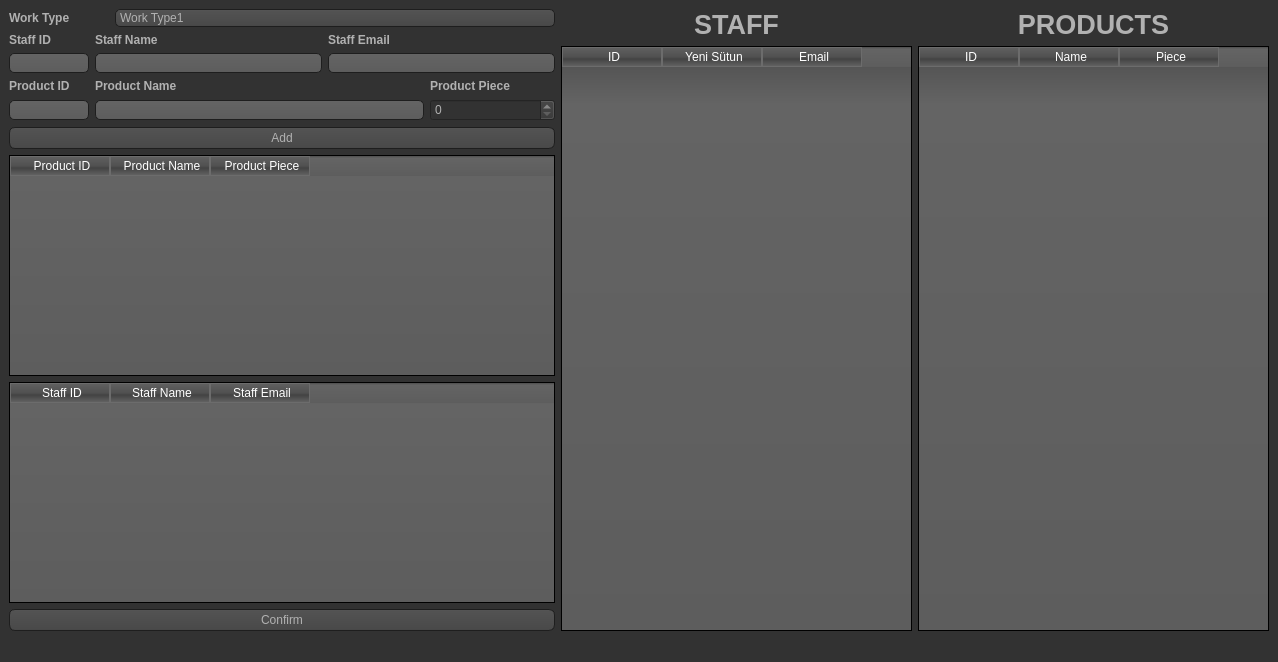
<?xml version="1.0" encoding="UTF-8"?>
<ui version="4.0">
 <class>MainWindow</class>
 <widget class="QMainWindow" name="MainWindow">
  <property name="geometry">
   <rect>
    <x>0</x>
    <y>0</y>
    <width>1278</width>
    <height>662</height>
   </rect>
  </property>
  <property name="minimumSize">
   <size>
    <width>1261</width>
    <height>606</height>
   </size>
  </property>
  <property name="windowTitle">
   <string>MainWindow</string>
  </property>
  <property name="styleSheet">
   <string notr="true">QToolTip
{
     border: 1px solid black;
     background-color: #ffa02f;
     padding: 1px;
     border-radius: 3px;
     opacity: 100;
}

QWidget
{
    color: #b1b1b1;
    background-color: #323232;
}

QWidget:item:hover
{
    background-color: QLinearGradient( x1: 0, y1: 0, x2: 0, y2: 1, stop: 0 #ffa02f, stop: 1 #ca0619);
    color: #000000;
}

QWidget:item:selected
{
    background-color: QLinearGradient( x1: 0, y1: 0, x2: 0, y2: 1, stop: 0 #ffa02f, stop: 1 #d7801a);
}

QMenuBar::item
{
    background: transparent;
}

QMenuBar::item:selected
{
    background: transparent;
    border: 1px solid #ffaa00;
}

QMenuBar::item:pressed
{
    background: #444;
    border: 1px solid #000;
    background-color: QLinearGradient(
        x1:0, y1:0,
        x2:0, y2:1,
        stop:1 #212121,
        stop:0.4 #343434/*,
        stop:0.2 #343434,
        stop:0.1 #ffaa00*/
    );
    margin-bottom:-1px;
    padding-bottom:1px;
}

QMenu
{
    border: 1px solid #000;
}

QMenu::item
{
    padding: 2px 20px 2px 20px;
}

QMenu::item:selected
{
    color: #000000;
}

QWidget:disabled
{
    color: #404040;
    background-color: #323232;
}

QAbstractItemView
{
    background-color: QLinearGradient( x1: 0, y1: 0, x2: 0, y2: 1, stop: 0 #4d4d4d, stop: 0.1 #646464, stop: 1 #5d5d5d);
}

QWidget:focus
{
    /*border: 2px solid QLinearGradient( x1: 0, y1: 0, x2: 0, y2: 1, stop: 0 #ffa02f, stop: 1 #d7801a);*/
}

QLineEdit
{
    background-color: QLinearGradient( x1: 0, y1: 0, x2: 0, y2: 1, stop: 0 #4d4d4d, stop: 0 #646464, stop: 1 #5d5d5d);
	color: white;
    padding: 1px;
    border-style: solid;
    border: 1px solid #1e1e1e;
    border-radius: 5;
}
QLineEdit:disabled
{
background-color: QLinearGradient( x1: 0, y1: 0, x2: 0, y2: 1, stop: 0 #4d4d4d, stop: 0 #646464, stop: 1 #5d5d5d);
color: white;
}

QPushButton
{
    color: #b1b1b1;
    background-color: QLinearGradient( x1: 0, y1: 0, x2: 0, y2: 1, stop: 0 #565656, stop: 0.1 #525252, stop: 0.5 #4e4e4e, stop: 0.9 #4a4a4a, stop: 1 #464646);
    border-width: 1px;
    border-color: #1e1e1e;
    border-style: solid;
    border-radius: 6;
    padding: 3px;
    font-size: 12px;
    padding-left: 5px;
    padding-right: 5px;
}

QPushButton:pressed
{
    background-color: QLinearGradient( x1: 0, y1: 0, x2: 0, y2: 1, stop: 0 #2d2d2d, stop: 0.1 #2b2b2b, stop: 0.5 #292929, stop: 0.9 #282828, stop: 1 #252525);
}

QComboBox
{
    selection-background-color: #ffaa00;
    background-color: QLinearGradient( x1: 0, y1: 0, x2: 0, y2: 1, stop: 0 #565656, stop: 0.1 #525252, stop: 0.5 #4e4e4e, stop: 0.9 #4a4a4a, stop: 1 #464646);
    border-style: solid;
    border: 1px solid #1e1e1e;
    border-radius: 5;
}

QComboBox:hover,QPushButton:hover
{
    border: 2px solid QLinearGradient( x1: 0, y1: 0, x2: 0, y2: 1, stop: 0 #ffa02f, stop: 1 #d7801a);
}


QComboBox:on
{
    padding-top: 3px;
    padding-left: 4px;
    background-color: QLinearGradient( x1: 0, y1: 0, x2: 0, y2: 1, stop: 0 #2d2d2d, stop: 0.1 #2b2b2b, stop: 0.5 #292929, stop: 0.9 #282828, stop: 1 #252525);
    selection-background-color: #ffaa00;
}

QComboBox QAbstractItemView
{
    border: 2px solid darkgray;
    selection-background-color: QLinearGradient( x1: 0, y1: 0, x2: 0, y2: 1, stop: 0 #ffa02f, stop: 1 #d7801a);
}

QComboBox::drop-down
{
     subcontrol-origin: padding;
     subcontrol-position: top right;
     width: 15px;

     border-left-width: 0px;
     border-left-color: darkgray;
     border-left-style: solid; /* just a single line */
     border-top-right-radius: 3px; /* same radius as the QComboBox */
     border-bottom-right-radius: 3px;
 }

QComboBox::down-arrow
{
     image: url(:/down_arrow.png);
}

QGroupBox:focus
{
border: 2px solid QLinearGradient( x1: 0, y1: 0, x2: 0, y2: 1, stop: 0 #ffa02f, stop: 1 #d7801a);
}

QTextEdit:focus
{
    border: 2px solid QLinearGradient( x1: 0, y1: 0, x2: 0, y2: 1, stop: 0 #ffa02f, stop: 1 #d7801a);
}

QScrollBar:horizontal {
     border: 1px solid #222222;
     background: QLinearGradient( x1: 0, y1: 0, x2: 0, y2: 1, stop: 0.0 #121212, stop: 0.2 #282828, stop: 1 #484848);
     height: 7px;
     margin: 0px 16px 0 16px;
}

QScrollBar::handle:horizontal
{
      background: QLinearGradient( x1: 0, y1: 0, x2: 1, y2: 0, stop: 0 #ffa02f, stop: 0.5 #d7801a, stop: 1 #ffa02f);
      min-height: 20px;
      border-radius: 2px;
}

QScrollBar::add-line:horizontal {
      border: 1px solid #1b1b19;
      border-radius: 2px;
      background: QLinearGradient( x1: 0, y1: 0, x2: 1, y2: 0, stop: 0 #ffa02f, stop: 1 #d7801a);
      width: 14px;
      subcontrol-position: right;
      subcontrol-origin: margin;
}

QScrollBar::sub-line:horizontal {
      border: 1px solid #1b1b19;
      border-radius: 2px;
      background: QLinearGradient( x1: 0, y1: 0, x2: 1, y2: 0, stop: 0 #ffa02f, stop: 1 #d7801a);
      width: 14px;
     subcontrol-position: left;
     subcontrol-origin: margin;
}

QScrollBar::right-arrow:horizontal, QScrollBar::left-arrow:horizontal
{
      border: 1px solid black;
      width: 1px;
      height: 1px;
      background: white;
}

QScrollBar::add-page:horizontal, QScrollBar::sub-page:horizontal
{
      background: none;
}

QScrollBar:vertical
{
      background: QLinearGradient( x1: 0, y1: 0, x2: 1, y2: 0, stop: 0.0 #121212, stop: 0.2 #282828, stop: 1 #484848);
      width: 7px;
      margin: 16px 0 16px 0;
      border: 1px solid #222222;
}

QScrollBar::handle:vertical
{
      background: QLinearGradient( x1: 0, y1: 0, x2: 0, y2: 1, stop: 0 #ffa02f, stop: 0.5 #d7801a, stop: 1 #ffa02f);
      min-height: 20px;
      border-radius: 2px;
}

QScrollBar::add-line:vertical
{
      border: 1px solid #1b1b19;
      border-radius: 2px;
      background: QLinearGradient( x1: 0, y1: 0, x2: 0, y2: 1, stop: 0 #ffa02f, stop: 1 #d7801a);
      height: 14px;
      subcontrol-position: bottom;
      subcontrol-origin: margin;
}

QScrollBar::sub-line:vertical
{
      border: 1px solid #1b1b19;
      border-radius: 2px;
      background: QLinearGradient( x1: 0, y1: 0, x2: 0, y2: 1, stop: 0 #d7801a, stop: 1 #ffa02f);
      height: 14px;
      subcontrol-position: top;
      subcontrol-origin: margin;
}

QScrollBar::up-arrow:vertical, QScrollBar::down-arrow:vertical
{
      border: 1px solid black;
      width: 1px;
      height: 1px;
      background: white;
}


QScrollBar::add-page:vertical, QScrollBar::sub-page:vertical
{
      background: none;
}

QTextEdit
{
    background-color: #242424;
}

QPlainTextEdit
{
    background-color: #242424;
}

QHeaderView::section
{
    background-color: QLinearGradient(x1:0, y1:0, x2:0, y2:1, stop:0 #616161, stop: 0.5 #505050, stop: 0.6 #434343, stop:1 #656565);
    color: white;
    padding-left: 4px;
    border: 1px solid #6c6c6c;
}

QCheckBox:disabled
{
color: #414141;
}

QDockWidget::title
{
    text-align: center;
    spacing: 3px; /* spacing between items in the tool bar */
    background-color: QLinearGradient(x1:0, y1:0, x2:0, y2:1, stop:0 #323232, stop: 0.5 #242424, stop:1 #323232);
}

QDockWidget::close-button, QDockWidget::float-button
{
    text-align: center;
    spacing: 1px; /* spacing between items in the tool bar */
    background-color: QLinearGradient(x1:0, y1:0, x2:0, y2:1, stop:0 #323232, stop: 0.5 #242424, stop:1 #323232);
}

QDockWidget::close-button:hover, QDockWidget::float-button:hover
{
    background: #242424;
}

QDockWidget::close-button:pressed, QDockWidget::float-button:pressed
{
    padding: 1px -1px -1px 1px;
}

QMainWindow::separator
{
    background-color: QLinearGradient(x1:0, y1:0, x2:0, y2:1, stop:0 #161616, stop: 0.5 #151515, stop: 0.6 #212121, stop:1 #343434);
    color: white;
    padding-left: 4px;
    border: 1px solid #4c4c4c;
    spacing: 3px; /* spacing between items in the tool bar */
}

QMainWindow::separator:hover
{

    background-color: QLinearGradient(x1:0, y1:0, x2:0, y2:1, stop:0 #d7801a, stop:0.5 #b56c17 stop:1 #ffa02f);
    color: white;
    padding-left: 4px;
    border: 1px solid #6c6c6c;
    spacing: 3px; /* spacing between items in the tool bar */
}

QToolBar::handle
{
     spacing: 3px; /* spacing between items in the tool bar */
     background: url(:/images/handle.png);
}

QMenu::separator
{
    height: 2px;
    background-color: QLinearGradient(x1:0, y1:0, x2:0, y2:1, stop:0 #161616, stop: 0.5 #151515, stop: 0.6 #212121, stop:1 #343434);
    color: white;
    padding-left: 4px;
    margin-left: 10px;
    margin-right: 5px;
}

QProgressBar
{
    border: 2px solid grey;
    border-radius: 5px;
    text-align: center;
}

QProgressBar::chunk
{
    background-color: #d7801a;
    width: 2.15px;
    margin: 0.5px;
}

QTabBar::tab {
    color: #b1b1b1;
    border: 1px solid #444;
    border-bottom-style: none;
    background-color: #323232;
    padding-left: 10px;
    padding-right: 10px;
    padding-top: 3px;
    padding-bottom: 2px;
    margin-right: -1px;
}

QTabWidget::pane {
    border: 1px solid #444;
    top: 1px;
}

QTabBar::tab:last
{
    margin-right: 0; /* the last selected tab has nothing to overlap with on the right */
    border-top-right-radius: 3px;
}

QTabBar::tab:first:!selected
{
 margin-left: 0px; /* the last selected tab has nothing to overlap with on the right */


    border-top-left-radius: 3px;
}

QTabBar::tab:!selected
{
    color: #b1b1b1;
    border-bottom-style: solid;
    margin-top: 3px;
    background-color: QLinearGradient(x1:0, y1:0, x2:0, y2:1, stop:1 #212121, stop:.4 #343434);
}

QTabBar::tab:selected
{
    border-top-left-radius: 3px;
    border-top-right-radius: 3px;
    margin-bottom: 0px;
}

QTabBar::tab:!selected:hover
{
    /*border-top: 2px solid #ffaa00;
    padding-bottom: 3px;*/
    border-top-left-radius: 3px;
    border-top-right-radius: 3px;
    background-color: QLinearGradient(x1:0, y1:0, x2:0, y2:1, stop:1 #212121, stop:0.4 #343434, stop:0.2 #343434, stop:0.1 #ffaa00);
}

QRadioButton::indicator:checked, QRadioButton::indicator:unchecked{
    color: #b1b1b1;
    background-color: #323232;
    border: 1px solid #b1b1b1;
    border-radius: 6px;
}

QRadioButton::indicator:checked
{
    background-color: qradialgradient(
        cx: 0.5, cy: 0.5,
        fx: 0.5, fy: 0.5,
        radius: 1.0,
        stop: 0.25 #ffaa00,
        stop: 0.3 #323232
    );
}

QCheckBox::indicator{
    color: #b1b1b1;
    background-color: #323232;
    border: 1px solid #b1b1b1;
    width: 9px;
    height: 9px;
}

QRadioButton::indicator
{
    border-radius: 6px;
}

QRadioButton::indicator:hover, QCheckBox::indicator:hover
{
    border: 1px solid #ffaa00;
}

QCheckBox::indicator:checked
{
    image:url(:/images/checkbox.png);
}

QCheckBox::indicator:disabled, QRadioButton::indicator:disabled
{
    border: 1px solid #444;
}</string>
  </property>
  <widget class="QWidget" name="centralwidget">
   <layout class="QGridLayout" name="gridLayout_4">
    <item row="0" column="0">
     <layout class="QGridLayout" name="gridLayout">
      <item row="0" column="1">
       <widget class="QComboBox" name="comboBox_worktype">
        <property name="maximumSize">
         <size>
          <width>16777215</width>
          <height>75</height>
         </size>
        </property>
        <item>
         <property name="text">
          <string>Work Type1</string>
         </property>
        </item>
        <item>
         <property name="text">
          <string>Work Type2</string>
         </property>
        </item>
       </widget>
      </item>
      <item row="0" column="0">
       <widget class="QLabel" name="label_worktype">
        <property name="minimumSize">
         <size>
          <width>100</width>
          <height>0</height>
         </size>
        </property>
        <property name="maximumSize">
         <size>
          <width>50</width>
          <height>50</height>
         </size>
        </property>
        <property name="font">
         <font>
          <weight>75</weight>
          <bold>true</bold>
         </font>
        </property>
        <property name="text">
         <string>Work Type</string>
        </property>
       </widget>
      </item>
     </layout>
    </item>
    <item row="1" column="0">
     <layout class="QGridLayout" name="gridLayout_2">
      <item row="0" column="0">
       <widget class="QLabel" name="label_staffid">
        <property name="font">
         <font>
          <weight>75</weight>
          <bold>true</bold>
         </font>
        </property>
        <property name="text">
         <string>Staff ID</string>
        </property>
       </widget>
      </item>
      <item row="0" column="1">
       <widget class="QLabel" name="label_staffname">
        <property name="font">
         <font>
          <weight>75</weight>
          <bold>true</bold>
         </font>
        </property>
        <property name="text">
         <string>Staff Name</string>
        </property>
       </widget>
      </item>
      <item row="0" column="2">
       <widget class="QLabel" name="label_staffmail">
        <property name="font">
         <font>
          <weight>75</weight>
          <bold>true</bold>
         </font>
        </property>
        <property name="text">
         <string>Staff Email</string>
        </property>
       </widget>
      </item>
      <item row="1" column="0">
       <widget class="QLineEdit" name="lineEdit_staffid">
        <property name="enabled">
         <bool>false</bool>
        </property>
        <property name="maximumSize">
         <size>
          <width>80</width>
          <height>16777215</height>
         </size>
        </property>
        <property name="cursor">
         <cursorShape>ForbiddenCursor</cursorShape>
        </property>
       </widget>
      </item>
      <item row="1" column="1">
       <widget class="QLineEdit" name="lineEdit_staffname">
        <property name="enabled">
         <bool>false</bool>
        </property>
        <property name="cursor">
         <cursorShape>ForbiddenCursor</cursorShape>
        </property>
       </widget>
      </item>
      <item row="1" column="2">
       <widget class="QLineEdit" name="lineEdit_staffmail">
        <property name="enabled">
         <bool>false</bool>
        </property>
        <property name="cursor">
         <cursorShape>ForbiddenCursor</cursorShape>
        </property>
       </widget>
      </item>
     </layout>
    </item>
    <item row="2" column="0">
     <layout class="QGridLayout" name="gridLayout_3">
      <item row="0" column="2">
       <widget class="QLabel" name="label_productpiece">
        <property name="font">
         <font>
          <weight>75</weight>
          <bold>true</bold>
         </font>
        </property>
        <property name="text">
         <string>Product Piece</string>
        </property>
       </widget>
      </item>
      <item row="1" column="1">
       <widget class="QLineEdit" name="lineEdit_productname">
        <property name="enabled">
         <bool>false</bool>
        </property>
        <property name="cursor">
         <cursorShape>ForbiddenCursor</cursorShape>
        </property>
       </widget>
      </item>
      <item row="0" column="0">
       <widget class="QLabel" name="label_productid">
        <property name="font">
         <font>
          <weight>75</weight>
          <bold>true</bold>
         </font>
        </property>
        <property name="text">
         <string>Product ID</string>
        </property>
       </widget>
      </item>
      <item row="0" column="1">
       <widget class="QLabel" name="label_productname">
        <property name="font">
         <font>
          <weight>75</weight>
          <bold>true</bold>
         </font>
        </property>
        <property name="text">
         <string>Product Name</string>
        </property>
       </widget>
      </item>
      <item row="1" column="0">
       <widget class="QLineEdit" name="lineEdit_productid">
        <property name="enabled">
         <bool>false</bool>
        </property>
        <property name="maximumSize">
         <size>
          <width>80</width>
          <height>16777215</height>
         </size>
        </property>
        <property name="cursor">
         <cursorShape>ForbiddenCursor</cursorShape>
        </property>
       </widget>
      </item>
      <item row="1" column="2">
       <widget class="QSpinBox" name="spinBox_productpiece">
        <property name="minimumSize">
         <size>
          <width>125</width>
          <height>0</height>
         </size>
        </property>
       </widget>
      </item>
     </layout>
    </item>
    <item row="3" column="0">
     <widget class="QPushButton" name="pushButton_add">
      <property name="text">
       <string>Add</string>
      </property>
     </widget>
    </item>
    <item row="6" column="0">
     <widget class="QPushButton" name="pushButton_confirm">
      <property name="text">
       <string>Confirm</string>
      </property>
     </widget>
    </item>
    <item row="0" column="1" rowspan="7">
     <layout class="QGridLayout" name="gridLayout_5">
      <item row="0" column="0">
       <widget class="QLabel" name="label_tablestaff">
        <property name="font">
         <font>
          <pointsize>20</pointsize>
          <weight>75</weight>
          <bold>true</bold>
         </font>
        </property>
        <property name="text">
         <string>STAFF</string>
        </property>
        <property name="alignment">
         <set>Qt::AlignCenter</set>
        </property>
       </widget>
      </item>
      <item row="0" column="1">
       <widget class="QLabel" name="label_tableproduct">
        <property name="font">
         <font>
          <pointsize>20</pointsize>
          <weight>75</weight>
          <bold>true</bold>
         </font>
        </property>
        <property name="text">
         <string>PRODUCTS</string>
        </property>
        <property name="alignment">
         <set>Qt::AlignCenter</set>
        </property>
       </widget>
      </item>
      <item row="1" column="0">
       <widget class="QTableWidget" name="tableWidget_staff">
        <property name="minimumSize">
         <size>
          <width>351</width>
          <height>451</height>
         </size>
        </property>
        <property name="contextMenuPolicy">
         <enum>Qt::DefaultContextMenu</enum>
        </property>
        <property name="editTriggers">
         <set>QAbstractItemView::NoEditTriggers</set>
        </property>
        <property name="showDropIndicator" stdset="0">
         <bool>true</bool>
        </property>
        <property name="alternatingRowColors">
         <bool>false</bool>
        </property>
        <property name="selectionMode">
         <enum>QAbstractItemView::SingleSelection</enum>
        </property>
        <property name="selectionBehavior">
         <enum>QAbstractItemView::SelectRows</enum>
        </property>
        <property name="sortingEnabled">
         <bool>false</bool>
        </property>
        <property name="rowCount">
         <number>0</number>
        </property>
        <attribute name="horizontalHeaderCascadingSectionResizes">
         <bool>true</bool>
        </attribute>
        <column>
         <property name="text">
          <string>ID</string>
         </property>
        </column>
        <column>
         <property name="text">
          <string>Yeni Sütun</string>
         </property>
        </column>
        <column>
         <property name="text">
          <string>Email</string>
         </property>
        </column>
       </widget>
      </item>
      <item row="1" column="1">
       <widget class="QTableWidget" name="tableWidget_product">
        <property name="minimumSize">
         <size>
          <width>351</width>
          <height>451</height>
         </size>
        </property>
        <property name="contextMenuPolicy">
         <enum>Qt::DefaultContextMenu</enum>
        </property>
        <property name="editTriggers">
         <set>QAbstractItemView::NoEditTriggers</set>
        </property>
        <property name="showDropIndicator" stdset="0">
         <bool>true</bool>
        </property>
        <property name="alternatingRowColors">
         <bool>false</bool>
        </property>
        <property name="selectionMode">
         <enum>QAbstractItemView::SingleSelection</enum>
        </property>
        <property name="selectionBehavior">
         <enum>QAbstractItemView::SelectRows</enum>
        </property>
        <property name="sortingEnabled">
         <bool>false</bool>
        </property>
        <property name="rowCount">
         <number>0</number>
        </property>
        <attribute name="horizontalHeaderCascadingSectionResizes">
         <bool>true</bool>
        </attribute>
        <column>
         <property name="text">
          <string>ID</string>
         </property>
        </column>
        <column>
         <property name="text">
          <string>Name</string>
         </property>
        </column>
        <column>
         <property name="text">
          <string>Piece</string>
         </property>
        </column>
       </widget>
      </item>
     </layout>
    </item>
    <item row="4" column="0">
     <widget class="QTableWidget" name="tableWidget_selectproduct">
      <column>
       <property name="text">
        <string>Product ID</string>
       </property>
      </column>
      <column>
       <property name="text">
        <string>Product Name</string>
       </property>
      </column>
      <column>
       <property name="text">
        <string>Product Piece</string>
       </property>
      </column>
     </widget>
    </item>
    <item row="5" column="0">
     <widget class="QTableWidget" name="tableWidget_selectstaff">
      <column>
       <property name="text">
        <string>Staff ID</string>
       </property>
      </column>
      <column>
       <property name="text">
        <string>Staff Name</string>
       </property>
      </column>
      <column>
       <property name="text">
        <string>Staff Email</string>
       </property>
      </column>
     </widget>
    </item>
   </layout>
  </widget>
  <widget class="QMenuBar" name="menubar">
   <property name="geometry">
    <rect>
     <x>0</x>
     <y>0</y>
     <width>1278</width>
     <height>22</height>
    </rect>
   </property>
  </widget>
  <widget class="QStatusBar" name="statusbar"/>
 </widget>
 <resources/>
 <connections/>
</ui>
